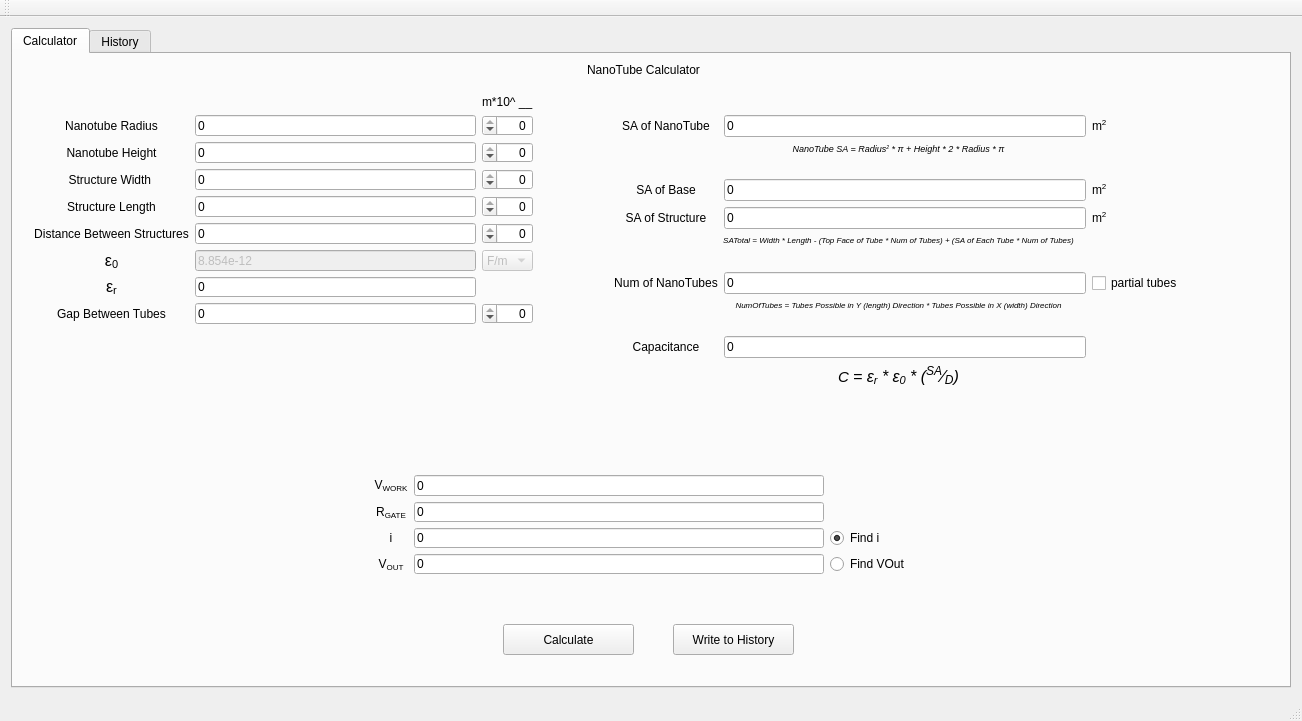
<?xml version="1.0" encoding="UTF-8"?>
<ui version="4.0">
 <class>MainWindow</class>
 <widget class="QMainWindow" name="MainWindow">
  <property name="geometry">
   <rect>
    <x>0</x>
    <y>0</y>
    <width>1302</width>
    <height>721</height>
   </rect>
  </property>
  <property name="windowTitle">
   <string>MainWindow</string>
  </property>
  <widget class="QWidget" name="centralWidget">
   <layout class="QHBoxLayout" name="horizontalLayout">
    <item>
     <widget class="QTabWidget" name="tabWidget">
      <property name="autoFillBackground">
       <bool>true</bool>
      </property>
      <property name="currentIndex">
       <number>0</number>
      </property>
      <widget class="QWidget" name="tab">
       <attribute name="title">
        <string>Calculator</string>
       </attribute>
       <widget class="QWidget" name="formLayoutWidget">
        <property name="geometry">
         <rect>
          <x>10</x>
          <y>30</y>
          <width>521</width>
          <height>251</height>
         </rect>
        </property>
        <layout class="QGridLayout" name="gridLayout_2">
         <item row="6" column="2">
          <widget class="QComboBox" name="comboBox_8">
           <property name="enabled">
            <bool>false</bool>
           </property>
           <item>
            <property name="text">
             <string>F/m</string>
            </property>
           </item>
          </widget>
         </item>
         <item row="2" column="2">
          <widget class="QSpinBox" name="hBox">
           <property name="layoutDirection">
            <enum>Qt::RightToLeft</enum>
           </property>
           <property name="alignment">
            <set>Qt::AlignRight|Qt::AlignTrailing|Qt::AlignVCenter</set>
           </property>
           <property name="minimum">
            <number>-10</number>
           </property>
           <property name="maximum">
            <number>0</number>
           </property>
           <property name="value">
            <number>0</number>
           </property>
          </widget>
         </item>
         <item row="4" column="0">
          <widget class="QLabel" name="label_4">
           <property name="text">
            <string>Structure Length</string>
           </property>
           <property name="alignment">
            <set>Qt::AlignCenter</set>
           </property>
          </widget>
         </item>
         <item row="1" column="0">
          <widget class="QLabel" name="label">
           <property name="text">
            <string>Nanotube Radius</string>
           </property>
           <property name="alignment">
            <set>Qt::AlignCenter</set>
           </property>
          </widget>
         </item>
         <item row="3" column="2">
          <widget class="QSpinBox" name="wBox">
           <property name="layoutDirection">
            <enum>Qt::RightToLeft</enum>
           </property>
           <property name="alignment">
            <set>Qt::AlignRight|Qt::AlignTrailing|Qt::AlignVCenter</set>
           </property>
           <property name="minimum">
            <number>-10</number>
           </property>
           <property name="maximum">
            <number>0</number>
           </property>
           <property name="value">
            <number>0</number>
           </property>
          </widget>
         </item>
         <item row="5" column="1">
          <widget class="QLineEdit" name="lineEdit_D">
           <property name="text">
            <string>0</string>
           </property>
          </widget>
         </item>
         <item row="6" column="1">
          <widget class="QLineEdit" name="lineEdit_E0">
           <property name="enabled">
            <bool>false</bool>
           </property>
           <property name="text">
            <string>8.854e-12</string>
           </property>
          </widget>
         </item>
         <item row="7" column="1">
          <widget class="QLineEdit" name="lineEdit_Er">
           <property name="text">
            <string>0</string>
           </property>
          </widget>
         </item>
         <item row="2" column="0">
          <widget class="QLabel" name="label_2">
           <property name="text">
            <string>Nanotube Height</string>
           </property>
           <property name="alignment">
            <set>Qt::AlignCenter</set>
           </property>
          </widget>
         </item>
         <item row="2" column="1">
          <widget class="QLineEdit" name="lineEdit_H">
           <property name="text">
            <string>0</string>
           </property>
          </widget>
         </item>
         <item row="8" column="0">
          <widget class="QLabel" name="label_12">
           <property name="layoutDirection">
            <enum>Qt::LeftToRight</enum>
           </property>
           <property name="text">
            <string>Gap Between Tubes</string>
           </property>
           <property name="alignment">
            <set>Qt::AlignCenter</set>
           </property>
           <property name="margin">
            <number>0</number>
           </property>
          </widget>
         </item>
         <item row="8" column="2">
          <widget class="QSpinBox" name="gBox">
           <property name="layoutDirection">
            <enum>Qt::RightToLeft</enum>
           </property>
           <property name="alignment">
            <set>Qt::AlignRight|Qt::AlignTrailing|Qt::AlignVCenter</set>
           </property>
           <property name="minimum">
            <number>-10</number>
           </property>
           <property name="maximum">
            <number>0</number>
           </property>
           <property name="value">
            <number>0</number>
           </property>
          </widget>
         </item>
         <item row="4" column="2">
          <widget class="QSpinBox" name="lBox">
           <property name="layoutDirection">
            <enum>Qt::RightToLeft</enum>
           </property>
           <property name="alignment">
            <set>Qt::AlignRight|Qt::AlignTrailing|Qt::AlignVCenter</set>
           </property>
           <property name="minimum">
            <number>-10</number>
           </property>
           <property name="maximum">
            <number>0</number>
           </property>
           <property name="value">
            <number>0</number>
           </property>
          </widget>
         </item>
         <item row="1" column="2">
          <widget class="QSpinBox" name="rBox">
           <property name="layoutDirection">
            <enum>Qt::RightToLeft</enum>
           </property>
           <property name="alignment">
            <set>Qt::AlignRight|Qt::AlignTrailing|Qt::AlignVCenter</set>
           </property>
           <property name="minimum">
            <number>-10</number>
           </property>
           <property name="maximum">
            <number>0</number>
           </property>
           <property name="value">
            <number>0</number>
           </property>
          </widget>
         </item>
         <item row="3" column="0">
          <widget class="QLabel" name="label_3">
           <property name="text">
            <string>Structure Width </string>
           </property>
           <property name="alignment">
            <set>Qt::AlignCenter</set>
           </property>
          </widget>
         </item>
         <item row="4" column="1">
          <widget class="QLineEdit" name="lineEdit_L">
           <property name="text">
            <string>0</string>
           </property>
          </widget>
         </item>
         <item row="6" column="0">
          <widget class="QLabel" name="label_13">
           <property name="text">
            <string>&lt;html&gt;&lt;head/&gt;&lt;body&gt;&lt;p&gt;&lt;span style=&quot; font-size:12pt;&quot;&gt;ε&lt;/span&gt;&lt;span style=&quot; font-size:12pt; vertical-align:sub;&quot;&gt;0&lt;/span&gt;&lt;/p&gt;&lt;/body&gt;&lt;/html&gt;</string>
           </property>
           <property name="alignment">
            <set>Qt::AlignCenter</set>
           </property>
          </widget>
         </item>
         <item row="0" column="2">
          <widget class="QLabel" name="label_15">
           <property name="text">
            <string>m*10^ __</string>
           </property>
           <property name="alignment">
            <set>Qt::AlignLeading|Qt::AlignLeft|Qt::AlignVCenter</set>
           </property>
          </widget>
         </item>
         <item row="8" column="1">
          <widget class="QLineEdit" name="lineEdit_G">
           <property name="text">
            <string>0</string>
           </property>
          </widget>
         </item>
         <item row="7" column="0">
          <widget class="QLabel" name="label_21">
           <property name="text">
            <string>&lt;html&gt;&lt;head/&gt;&lt;body&gt;&lt;p&gt;&lt;span style=&quot; font-size:12pt;&quot;&gt;ε&lt;/span&gt;&lt;span style=&quot; font-size:12pt; vertical-align:sub;&quot;&gt;r&lt;/span&gt;&lt;/p&gt;&lt;/body&gt;&lt;/html&gt;</string>
           </property>
           <property name="alignment">
            <set>Qt::AlignCenter</set>
           </property>
          </widget>
         </item>
         <item row="1" column="1">
          <widget class="QLineEdit" name="lineEdit_R">
           <property name="text">
            <string>0</string>
           </property>
          </widget>
         </item>
         <item row="3" column="1">
          <widget class="QLineEdit" name="lineEdit_W">
           <property name="text">
            <string>0</string>
           </property>
          </widget>
         </item>
         <item row="5" column="0">
          <widget class="QLabel" name="label_5">
           <property name="text">
            <string>Distance Between Structures</string>
           </property>
           <property name="alignment">
            <set>Qt::AlignCenter</set>
           </property>
          </widget>
         </item>
         <item row="5" column="2">
          <widget class="QSpinBox" name="dBox">
           <property name="layoutDirection">
            <enum>Qt::RightToLeft</enum>
           </property>
           <property name="alignment">
            <set>Qt::AlignRight|Qt::AlignTrailing|Qt::AlignVCenter</set>
           </property>
           <property name="minimum">
            <number>-10</number>
           </property>
           <property name="maximum">
            <number>0</number>
           </property>
           <property name="value">
            <number>0</number>
           </property>
          </widget>
         </item>
        </layout>
       </widget>
       <widget class="QWidget" name="formLayoutWidget_2">
        <property name="geometry">
         <rect>
          <x>590</x>
          <y>50</y>
          <width>591</width>
          <height>301</height>
         </rect>
        </property>
        <layout class="QGridLayout" name="gridLayout">
         <item row="2" column="2">
          <widget class="QLabel" name="label_23">
           <property name="text">
            <string>&lt;html&gt;&lt;head/&gt;&lt;body&gt;&lt;p&gt;m&lt;sup&gt;2&lt;/sup&gt;&lt;/p&gt;&lt;/body&gt;&lt;/html&gt;</string>
           </property>
          </widget>
         </item>
         <item row="2" column="1">
          <widget class="QLineEdit" name="lineEdit_SAofB">
           <property name="text">
            <string>0</string>
           </property>
          </widget>
         </item>
         <item row="0" column="0">
          <widget class="QLabel" name="label_8">
           <property name="text">
            <string>SA of NanoTube</string>
           </property>
           <property name="alignment">
            <set>Qt::AlignCenter</set>
           </property>
          </widget>
         </item>
         <item row="0" column="1">
          <widget class="QLineEdit" name="lineEdit_SAofNT">
           <property name="text">
            <string>0</string>
           </property>
           <property name="readOnly">
            <bool>true</bool>
           </property>
          </widget>
         </item>
         <item row="5" column="1">
          <widget class="QLineEdit" name="lineEdit_NofNT">
           <property name="text">
            <string>0</string>
           </property>
           <property name="readOnly">
            <bool>true</bool>
           </property>
          </widget>
         </item>
         <item row="5" column="0">
          <widget class="QLabel" name="label_10">
           <property name="text">
            <string>Num of NanoTubes</string>
           </property>
           <property name="alignment">
            <set>Qt::AlignCenter</set>
           </property>
          </widget>
         </item>
         <item row="3" column="1">
          <widget class="QLineEdit" name="lineEdit_SAofS">
           <property name="text">
            <string>0</string>
           </property>
           <property name="readOnly">
            <bool>true</bool>
           </property>
          </widget>
         </item>
         <item row="3" column="0">
          <widget class="QLabel" name="label_9">
           <property name="text">
            <string>SA of Structure</string>
           </property>
           <property name="alignment">
            <set>Qt::AlignCenter</set>
           </property>
          </widget>
         </item>
         <item row="7" column="0">
          <widget class="QLabel" name="label_11">
           <property name="text">
            <string>Capacitance</string>
           </property>
           <property name="alignment">
            <set>Qt::AlignCenter</set>
           </property>
          </widget>
         </item>
         <item row="6" column="0" colspan="3">
          <widget class="QLabel" name="label_19">
           <property name="text">
            <string>&lt;html&gt;&lt;head/&gt;&lt;body&gt;&lt;p&gt;&lt;span style=&quot; font-size:6pt; font-style:italic;&quot;&gt;NumOfTubes = Tubes Possible in Y (length) Direction * Tubes Possible in X (width) Direction&lt;/span&gt;&lt;/p&gt;&lt;/body&gt;&lt;/html&gt;</string>
           </property>
           <property name="alignment">
            <set>Qt::AlignHCenter|Qt::AlignTop</set>
           </property>
          </widget>
         </item>
         <item row="7" column="1">
          <widget class="QLineEdit" name="lineEdit_C">
           <property name="text">
            <string>0</string>
           </property>
           <property name="readOnly">
            <bool>true</bool>
           </property>
          </widget>
         </item>
         <item row="1" column="0" colspan="3">
          <widget class="QLabel" name="label_14">
           <property name="text">
            <string>&lt;html&gt;&lt;head/&gt;&lt;body&gt;&lt;p&gt;&lt;span style=&quot; font-size:7pt; font-style:italic;&quot;&gt;NanoTube SA = Radius&lt;/span&gt;&lt;span style=&quot; font-size:7pt; font-style:italic; vertical-align:super;&quot;&gt;2&lt;/span&gt;&lt;span style=&quot; font-size:7pt; font-style:italic;&quot;&gt; * π + Height * 2 * Radius * π&lt;/span&gt;&lt;/p&gt;&lt;/body&gt;&lt;/html&gt;</string>
           </property>
           <property name="alignment">
            <set>Qt::AlignHCenter|Qt::AlignTop</set>
           </property>
          </widget>
         </item>
         <item row="4" column="0" colspan="3">
          <widget class="QLabel" name="label_18">
           <property name="text">
            <string>&lt;html&gt;&lt;head/&gt;&lt;body&gt;&lt;p&gt;&lt;span style=&quot; font-size:6pt; font-style:italic;&quot;&gt;SATotal = Width * Length - (Top Face of Tube * Num of Tubes) + (SA of Each Tube * Num of Tubes)&lt;/span&gt;&lt;/p&gt;&lt;/body&gt;&lt;/html&gt;</string>
           </property>
           <property name="alignment">
            <set>Qt::AlignHCenter|Qt::AlignTop</set>
           </property>
          </widget>
         </item>
         <item row="0" column="2">
          <widget class="QLabel" name="label_17">
           <property name="text">
            <string>&lt;html&gt;&lt;head/&gt;&lt;body&gt;&lt;p&gt;m&lt;sup&gt;2&lt;/sup&gt;&lt;/p&gt;&lt;/body&gt;&lt;/html&gt;</string>
           </property>
          </widget>
         </item>
         <item row="3" column="2">
          <widget class="QLabel" name="label_16">
           <property name="text">
            <string>&lt;html&gt;&lt;head/&gt;&lt;body&gt;&lt;p&gt;m&lt;sup&gt;2&lt;/sup&gt;&lt;/p&gt;&lt;/body&gt;&lt;/html&gt;</string>
           </property>
          </widget>
         </item>
         <item row="5" column="2">
          <widget class="QCheckBox" name="checkBox">
           <property name="text">
            <string>partial tubes</string>
           </property>
          </widget>
         </item>
         <item row="2" column="0">
          <widget class="QLabel" name="label_22">
           <property name="text">
            <string>SA of Base</string>
           </property>
           <property name="alignment">
            <set>Qt::AlignCenter</set>
           </property>
          </widget>
         </item>
         <item row="8" column="0" colspan="3">
          <widget class="QLabel" name="label_20">
           <property name="text">
            <string>&lt;html&gt;&lt;head/&gt;&lt;body&gt;&lt;p&gt;&lt;span style=&quot; font-size:11pt; font-style:italic;&quot;&gt;C &lt;/span&gt;&lt;span style=&quot; font-size:12pt; font-style:italic;&quot;&gt;= ε&lt;/span&gt;&lt;span style=&quot; font-size:12pt; font-style:italic; vertical-align:sub;&quot;&gt;r&lt;/span&gt;&lt;span style=&quot; font-size:12pt; font-style:italic;&quot;&gt; * ε&lt;/span&gt;&lt;span style=&quot; font-size:12pt; font-style:italic; vertical-align:sub;&quot;&gt;0&lt;/span&gt;&lt;span style=&quot; font-size:12pt; font-style:italic;&quot;&gt; * (&lt;/span&gt;&lt;span style=&quot; font-size:14pt; font-style:italic; vertical-align:super;&quot;&gt;SA&lt;/span&gt;&lt;span style=&quot; font-size:12pt; font-style:italic;&quot;&gt;⁄&lt;/span&gt;&lt;span style=&quot; font-size:14pt; font-style:italic; vertical-align:sub;&quot;&gt;D&lt;/span&gt;&lt;span style=&quot; font-size:12pt; font-style:italic;&quot;&gt;)&lt;/span&gt;&lt;/p&gt;&lt;/body&gt;&lt;/html&gt;</string>
           </property>
           <property name="alignment">
            <set>Qt::AlignHCenter|Qt::AlignTop</set>
           </property>
          </widget>
         </item>
        </layout>
       </widget>
       <widget class="QLabel" name="label_7">
        <property name="geometry">
         <rect>
          <x>520</x>
          <y>0</y>
          <width>221</width>
          <height>31</height>
         </rect>
        </property>
        <property name="text">
         <string>NanoTube Calculator</string>
        </property>
        <property name="alignment">
         <set>Qt::AlignCenter</set>
        </property>
       </widget>
       <widget class="QPushButton" name="pushButton">
        <property name="geometry">
         <rect>
          <x>490</x>
          <y>570</y>
          <width>131</width>
          <height>31</height>
         </rect>
        </property>
        <property name="text">
         <string>Calculate</string>
        </property>
       </widget>
       <widget class="QPushButton" name="pushButton_2">
        <property name="geometry">
         <rect>
          <x>660</x>
          <y>570</y>
          <width>121</width>
          <height>31</height>
         </rect>
        </property>
        <property name="text">
         <string>Write to History</string>
        </property>
       </widget>
       <widget class="QWidget" name="gridLayoutWidget">
        <property name="geometry">
         <rect>
          <x>350</x>
          <y>410</y>
          <width>571</width>
          <height>121</height>
         </rect>
        </property>
        <layout class="QGridLayout" name="gridLayout_3">
         <item row="0" column="1">
          <widget class="QLineEdit" name="lineEdit_VWork">
           <property name="text">
            <string>0</string>
           </property>
          </widget>
         </item>
         <item row="1" column="0">
          <widget class="QLabel" name="label_26">
           <property name="text">
            <string>&lt;html&gt;&lt;head/&gt;&lt;body&gt;&lt;p&gt;R&lt;sub&gt;GATE&lt;/sub&gt;&lt;/p&gt;&lt;/body&gt;&lt;/html&gt;</string>
           </property>
           <property name="alignment">
            <set>Qt::AlignCenter</set>
           </property>
          </widget>
         </item>
         <item row="3" column="1">
          <widget class="QLineEdit" name="lineEdit_VOut">
           <property name="text">
            <string>0</string>
           </property>
          </widget>
         </item>
         <item row="2" column="1">
          <widget class="QLineEdit" name="lineEdit_i">
           <property name="text">
            <string>0</string>
           </property>
          </widget>
         </item>
         <item row="1" column="1">
          <widget class="QLineEdit" name="lineEdit_RGate">
           <property name="text">
            <string>0</string>
           </property>
          </widget>
         </item>
         <item row="0" column="0">
          <widget class="QLabel" name="label_25">
           <property name="text">
            <string>&lt;html&gt;&lt;head/&gt;&lt;body&gt;&lt;p&gt;V&lt;sub&gt;WORK&lt;/sub&gt;&lt;/p&gt;&lt;/body&gt;&lt;/html&gt;</string>
           </property>
           <property name="alignment">
            <set>Qt::AlignCenter</set>
           </property>
          </widget>
         </item>
         <item row="0" column="3">
          <widget class="QLabel" name="label_24">
           <property name="text">
            <string/>
           </property>
          </widget>
         </item>
         <item row="2" column="0">
          <widget class="QLabel" name="label_6">
           <property name="text">
            <string>i</string>
           </property>
           <property name="alignment">
            <set>Qt::AlignCenter</set>
           </property>
          </widget>
         </item>
         <item row="3" column="0">
          <widget class="QLabel" name="label_27">
           <property name="text">
            <string>&lt;html&gt;&lt;head/&gt;&lt;body&gt;&lt;p&gt;V&lt;sub&gt;OUT&lt;/sub&gt;&lt;/p&gt;&lt;/body&gt;&lt;/html&gt;</string>
           </property>
           <property name="alignment">
            <set>Qt::AlignCenter</set>
           </property>
          </widget>
         </item>
         <item row="2" column="2">
          <widget class="QRadioButton" name="findI">
           <property name="text">
            <string>Find i</string>
           </property>
           <property name="checked">
            <bool>true</bool>
           </property>
          </widget>
         </item>
         <item row="3" column="2">
          <widget class="QRadioButton" name="findVOut">
           <property name="text">
            <string>Find VOut</string>
           </property>
          </widget>
         </item>
        </layout>
       </widget>
       <zorder>formLayoutWidget</zorder>
       <zorder>formLayoutWidget_2</zorder>
       <zorder>pushButton</zorder>
       <zorder>label_7</zorder>
       <zorder>pushButton_2</zorder>
       <zorder>gridLayoutWidget</zorder>
      </widget>
      <widget class="QWidget" name="tab_2">
       <attribute name="title">
        <string>History</string>
       </attribute>
       <widget class="QTableWidget" name="tableWidget">
        <property name="enabled">
         <bool>true</bool>
        </property>
        <property name="geometry">
         <rect>
          <x>0</x>
          <y>0</y>
          <width>1271</width>
          <height>451</height>
         </rect>
        </property>
        <property name="sizePolicy">
         <sizepolicy hsizetype="Expanding" vsizetype="Ignored">
          <horstretch>0</horstretch>
          <verstretch>0</verstretch>
         </sizepolicy>
        </property>
        <property name="gridStyle">
         <enum>Qt::SolidLine</enum>
        </property>
        <column>
         <property name="text">
          <string>NT Radius</string>
         </property>
        </column>
        <column>
         <property name="text">
          <string>Height</string>
         </property>
        </column>
        <column>
         <property name="text">
          <string>Gap btwn NT</string>
         </property>
        </column>
        <column>
         <property name="text">
          <string>Num of NT</string>
         </property>
        </column>
        <column>
         <property name="text">
          <string>NT SA</string>
         </property>
        </column>
        <column>
         <property name="text">
          <string>Struct Width</string>
         </property>
        </column>
        <column>
         <property name="text">
          <string>Struct Length</string>
         </property>
        </column>
        <column>
         <property name="text">
          <string>Dist btwn Structs</string>
         </property>
        </column>
        <column>
         <property name="text">
          <string>SA of Base</string>
         </property>
        </column>
        <column>
         <property name="text">
          <string>SA of Struct</string>
         </property>
        </column>
        <column>
         <property name="text">
          <string>E0</string>
         </property>
        </column>
        <column>
         <property name="text">
          <string>Er</string>
         </property>
        </column>
        <column>
         <property name="text">
          <string>Capacitance</string>
         </property>
        </column>
        <column>
         <property name="text">
          <string>RGate</string>
         </property>
        </column>
        <column>
         <property name="text">
          <string>VWork</string>
         </property>
        </column>
        <column>
         <property name="text">
          <string>VOut</string>
         </property>
        </column>
        <column>
         <property name="text">
          <string>i</string>
         </property>
        </column>
        <column>
         <property name="text">
          <string>Partial NT</string>
         </property>
        </column>
       </widget>
       <widget class="QPushButton" name="pushButton_3">
        <property name="geometry">
         <rect>
          <x>560</x>
          <y>460</y>
          <width>161</width>
          <height>31</height>
         </rect>
        </property>
        <property name="text">
         <string>Delete Selected Row</string>
        </property>
       </widget>
      </widget>
     </widget>
    </item>
   </layout>
  </widget>
  <widget class="QToolBar" name="mainToolBar">
   <attribute name="toolBarArea">
    <enum>TopToolBarArea</enum>
   </attribute>
   <attribute name="toolBarBreak">
    <bool>false</bool>
   </attribute>
  </widget>
  <widget class="QStatusBar" name="statusBar"/>
  <widget class="QMenuBar" name="menuBar">
   <property name="geometry">
    <rect>
     <x>0</x>
     <y>0</y>
     <width>1302</width>
     <height>17</height>
    </rect>
   </property>
  </widget>
 </widget>
 <layoutdefault spacing="6" margin="11"/>
 <resources/>
 <connections/>
</ui>
